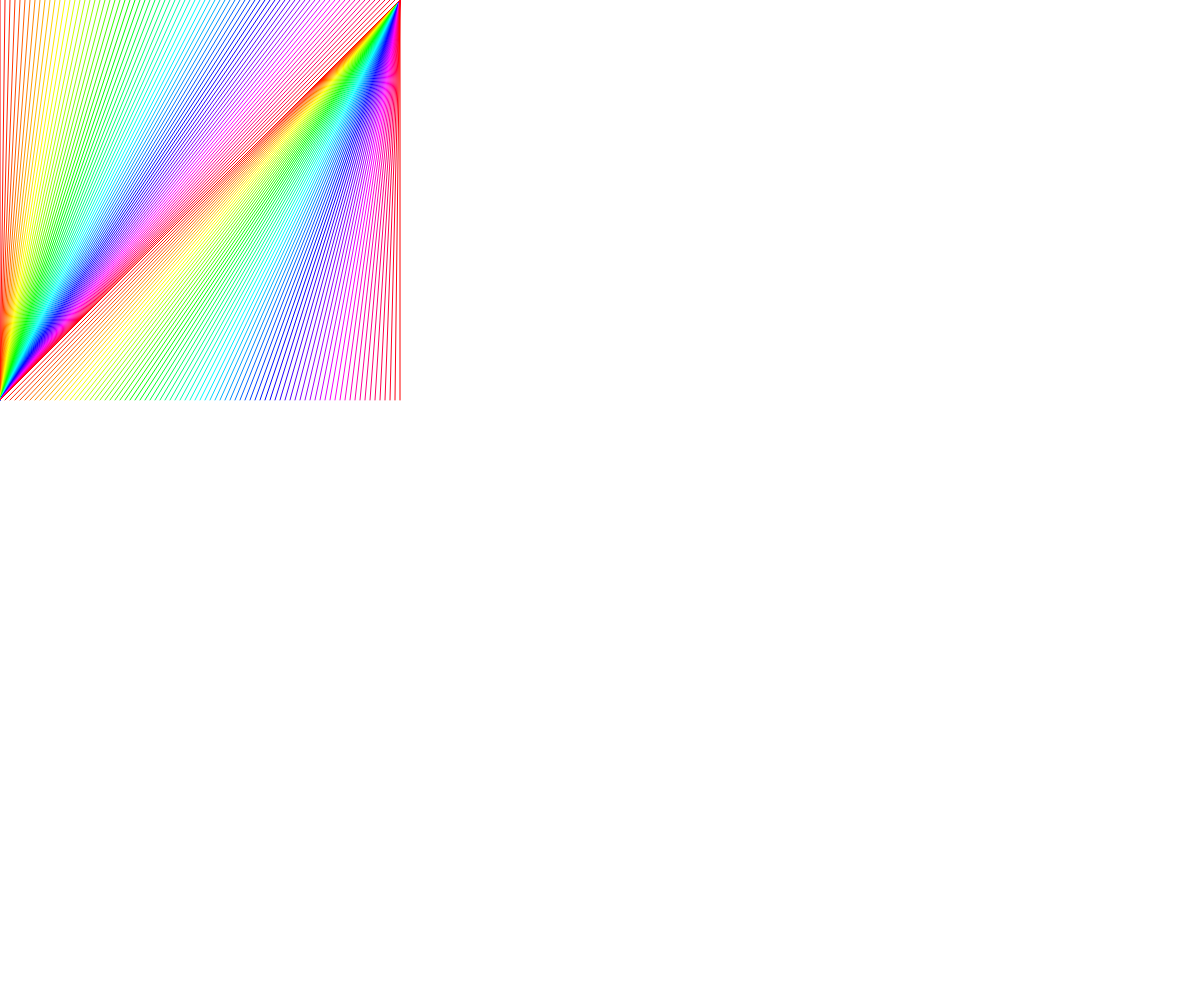
Frame 1 (no input)
Frame 60 (no input): identical to frame 1, image omitted
Frame 120 (the mouse pressed at the canvas centre since frame 60): identical to frame 1, image omitted

The p5.js sketch that drew this single still picture (run headless with seeded random() and noise() and a simulated clock; from frame 60 on, the mouse is pressed at the canvas centre):

// p5.js sketch
// ── sketch.js
function setup() {
  
  createCanvas(windowWidth,windowHeight);
 
 colorMode(HSB, 360, 100, 100);
 
 for (var i = 0; i <= 400; i=i+5) {
  	stroke (i/400*360, 100, 100);
  	line(0, 400, i, 0);
  	line(400, 0, i, 400);

  }


}



function draw() {
 
}
